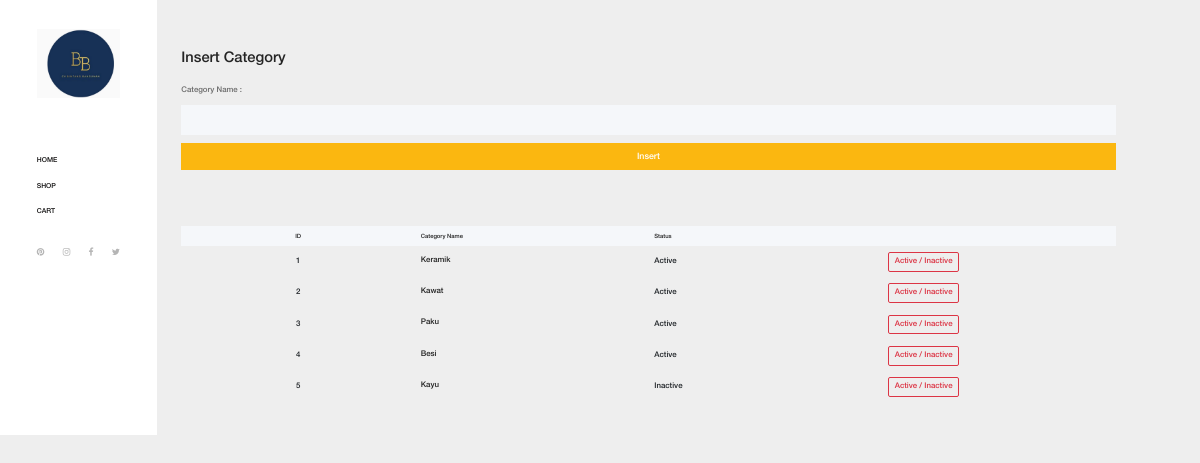
The app's page /insertcategory.php with its own data.
### tables this page shows
CREATE TABLE `category` (
  `id_category` int(10) NOT NULL,
  `nama_category` varchar(50) NOT NULL,
  `status_category` tinyint(1) NOT NULL
);

### function.php (called while the page is built, shortened)
<?php
function getAllCategory(){
    $link = get_koneksi();
    try{
        $sql = "SELECT * FROM category";
        $stmt= $link->prepare($sql);
        $stmt->execute();
    }catch (PDOException $err){
        echo $err->getMessage();
        die();
    }
    return $stmt;
}
?>

### insertcategory.php (the view, shortened to what this page needs)
<!DOCTYPE html>
<html lang="en">
<?php
include_once "function.php";
?>
<head>
    <link rel="stylesheet" href="css/core-style.css">
    <link rel="stylesheet" href="style.css">
</head>
<body>
<div class="main-content-wrapper d-flex clearfix">
    <header class="header-area clearfix">
        <div class="logo">
            <a href="home.php"><img src="img/core-img/logo.png" alt=""></a>
        </div>
        <nav class="amado-nav">
            <ul>
                <li ><a href="index.php">Home</a></li>
                <?php if ($_SESSION['approved_user']==FALSE){ ?><li><a href="index.php?menu=shop">Shop</a></li> <?php } ?>
                <?php if ($_SESSION['approved_user']==FALSE){ ?><li ><a href="index.php?menu=cart">Cart</a></li><?php } ?>
            </ul>
        </nav><br><br>
        <div class="social-info d-flex justify-content-between">
            <a href="https://id.pinterest.com/anssport/toko-bahan-bangunan/"><i class="fa fa-pinterest" aria-hidden="true"></i></a>
            <a href="https://www.instagram.com/cv.bintangbangunan/?hl=id"><i class="fa fa-instagram" aria-hidden="true"></i></a>
            <a href="https://www.facebook.com/bintang.bangunan.7?hc_ref=ARTrk7FZUGrVvfq_6oFUVxUsgYtB2zoHC3ZC0QG0-h76dbhoq9ppno8i5yfX3DEeA5I&fref=nf"><i class="fa fa-facebook" aria-hidden="true"></i></a>
            <a href="https://twitter.com/carolineadjie"><i class="fa fa-twitter" aria-hidden="true"></i></a>
        </div>
    </header>
    <div class="cart-table-area ">
        <div class="container-fluid">
            <div class="row" >
                <div class="col-12 col-lg-12" >
                    <div class="checkout_details_area mt-50 clearfix">
                        <div class="cart-title">
                            <h2>Insert Category</h2>
                        </div>
                        <form action="" method="POST">
                            <div class="row">
                                <div class="col-md-12 ">
                                    <p>Category Name :</p>
                                </div>
                                <div class="col-12 mb-3">
                                    <input type="text" class="form-control" name="catname" placeholder="" >
                                </div>
                                <div class="col-12 mb-3">
                                    <input type="submit" class="btn amado-btn w-100" name="btnSubmitCat" value="Insert"/>
                                </div>
                            </div>
                        </form>
                    </div>
                </div>
            </div>
        </div>
        <?php
        $hasil = getAllCategory();
        ?>
        <div class="container-fluid">
            <div class="row">
                <div class="col-5 col-lg-12">
                    <div class="cart-table clearfix">
                        <table class="table table-responsive">
                            <thead>
                            <tr>
                                <th><center>ID</center></th>
                                <th>Category Name</th>
                                <th>Status</th>
                                <th></th>
                            </tr>
                            </thead>
                            <tbody>
                            <?php while ($data = $hasil->fetch()) {?>
                            <tr>
                                <td class="price">
                                    <div ><center><?php echo $data['id_category'] ?></center></div>
                                </td>
                                <td class="cart_product_desc">
                                    <h5><?php echo $data['nama_category'] ?></h5>
                                </td>
                                <td class="cart_product_img">
                                    <?php
                                    $ket ="";
                                    if ($data['status_category']==1){
                                        $ket="Active";
                                    }
                                    else{
                                        $ket="Inactive";
                                    }
                                    echo $ket ?>
                                </td>
                                <td class="qty">
                                    <button class="btn btn-outline-danger" name="btnUpdateCat" onclick="updatecat(<?php echo $data['id_category']; ?>)">Active / Inactive</button>
                                </td>
                            </tr>
                                <?php
                            }
                            ?>
                            </tbody>
                        </table>
                    </div>
                </div>
            </div></div></div></div>
</body>
</html>

### css/core-style.css (style rules this page uses)
* { margin: 0; padding: 0; }
body { zoom: 70%; font-family: "helveticaneuemedium"; font-size: 16px; }
h1, h2, h3, h4, h5, h6 { color: #242424; line-height: 1.3; font-weight: 400; }
p { color: #6d6d6d; font-size: 16px; line-height: 1.9; font-weight: 400; }
a { -webkit-transition: all 500ms ease 0s; transition: all 500ms ease 0s; text-decoration: none; outline: 0 solid transparent; color: #131212; font-weight: 400; font-size: 12px; }
ul, ol { margin: 0; }
ul li, ol li { list-style: none; }
img { height: auto; max-width: 100%; }
.mt-50 { margin-top: 50px !important; }
.amado-btn { display: inline-block; min-width: 160px; height: 55px; color: #ffffff; border: none; border-radius: 0; padding: 0 7px; font-size: 18px; line-height: 56px; background-color: #fbb710; font-weight: 400; }
.main-content-wrapper { zoom: 70%; position: relative; z-index: 1; -webkit-transition-duration: 500ms; transition-duration: 500ms; -ms-flex-wrap: wrap; flex-wrap: wrap; }
.main-content-wrapper .header-area { -webkit-transition-duration: 500ms; transition-duration: 500ms; position: relative; z-index: 1; -webkit-box-flex: 0; -ms-flex: 0 0 320px; flex: 0 0 320px; width: 320px; max-width: 320px; background-color: #fff; padding: 60px 75px; }
.main-content-wrapper .header-area .logo { margin-bottom: 100px; display: block; }
.main-content-wrapper .header-area .amado-nav li a { font-size: 14px; text-transform: uppercase; position: relative; z-index: 1; padding: 20px 0; display: block; line-height: 0.9; color: #131212; font-weight: normal; }
.main-content-wrapper .header-area .amado-nav li a::after { -webkit-transition-duration: 500ms; transition-duration: 500ms; width: 30px; height: 3px; position: absolute; top: 50%; margin-top: -1.5px; left: -150px; background-color: #fbb710; z-index: 10; content: ''; }
.main-content-wrapper .header-area .social-info a { color: #b5b5b5; display: inline-block; }
.main-content-wrapper .header-area .social-info a i { font-size: 18px; }
.main-content-wrapper .cart-table-area { position: relative; z-index: 1; -webkit-box-flex: 0; -ms-flex: 0 0 calc(95% - 320px); flex: 0 0 calc(95% - 320px); width: calc(95% - 320px); max-width: calc(95% - 320px); }
.main-content-wrapper .cart-table-area .cart-title h2 { font-size: 30px; margin-bottom: 30px; color: #242424; }
.main-content-wrapper .cart-table-area table thead { width: 100%; display: block; }
.main-content-wrapper .cart-table-area table thead tr { display: -webkit-box; display: -ms-flexbox; display: flex; width: 100%; height: 40px; background-color: #f5f7fa; }
.main-content-wrapper .cart-table-area table thead tr th { border-top: none; border-bottom: none; -webkit-box-flex: 0; -ms-flex: 0 0 25%; flex: 0 0 25%; width: 25%; max-width: 25%; font-size: 12px; color: #242424; text-transform: capitalize; font-weight: 400; }
.main-content-wrapper .cart-table-area table tbody { width: 100%; display: block; }
.main-content-wrapper .cart-table-area table tbody tr { display: -webkit-box; display: -ms-flexbox; display: flex; -webkit-box-align: center; -ms-flex-align: center; -ms-grid-row-align: center; align-items: center; width: 100%; }
.main-content-wrapper .cart-table-area table tbody tr td { border: none; -webkit-box-flex: 0; -ms-flex: 0 0 25%; flex: 0 0 25%; width: 25%; max-width: 25%; }
.main-content-wrapper .cart-table-area table tbody tr td h5 { font-size: 16px; color: #252525; }
.checkout_details_area form .form-control { height: 60px; border: none; border-radius: 0; background-color: #f5f7fa; padding: 30px; color: #6b6b6b; font-size: 14px; }

### style.css (style rules this page uses)
body { background-color:#eee; }
.container-fluid { padding:50px; }

### insertcategory.php (style rules this page uses)
body { zoom: 70%; }

### records on screen
category: id_category "1", nama_category "Keramik", status_category "Active"
category: id_category "2", nama_category "Kawat", status_category "Active"
category: id_category "3", nama_category "Paku", status_category "Active"
category: id_category "4", nama_category "Besi", status_category "Active"
category: id_category "5", nama_category "Kayu", status_category "Inactive"
